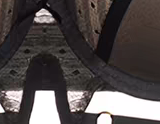
#> input picture templates/images/detail-bow.png, 160 x 124 px, found by its file name; its folder holds only this picture in this run
$ python wmsheet.py
#> lines starting #> are read from the running program, lines starting #| are printed output that depends on the picture
# -*- coding: utf-8 -*-
"""
wmsheet.py —— 「右下角对照拼图」：把素材目录里每张图的右下角裁出来排成一张图，供**人眼**目检第三方水印。

为什么需要它：
    电商供货图几乎都带供货方水印（常见形态：产品右下方背景上的白色半透明艺术字）。
    它在整页成品图上小到看不见，但在素材上明明白白 —— 所以判据只能是「逐张看右下角」。

为什么不能只靠自动检测：
    按「比周围亮」找亮簇的检测器，会被**大面积白色产品**喂成一片假阳性
    （白色文胸下缘、白色背景、高光全都命中），噪声高到无法作判据。
    自动检测只用来缩小范围，最终判据永远是这张对照拼图。

用法：
    python tools/wmsheet.py                        # 默认扫 images/
    python tools/wmsheet.py --dir images --out _work/probe/_wm_all.jpg
    python tools/wmsheet.py --x 0.60 --y 0.78      # 改取样窗口（默认右下 40%x22%）
    python tools/wmsheet.py --cols 6 --w 320 --h 200

输出：一张拼图，每格下方标注文件名。
"""
import argparse
import os
import sys

from PIL import Image, ImageDraw

EXT = (".jpg", ".jpeg", ".png", ".webp")


def main():
    ap = argparse.ArgumentParser()
    ap.add_argument("--dir", default="images")
    ap.add_argument("--out", default=os.path.join("_work", "probe", "_wm_all.jpg"))
    ap.add_argument("--x", type=float, default=0.60, help="取样窗口左边界（归一化）")
    ap.add_argument("--y", type=float, default=0.78, help="取样窗口上边界（归一化）")
    ap.add_argument("--cols", type=int, default=6)
    ap.add_argument("--w", type=int, default=320, help="每格宽")
    ap.add_argument("--h", type=int, default=200, help="每格高")
    a = ap.parse_args()

    if not os.path.isdir(a.dir):
        print("找不到目录：%s" % a.dir)
        return 2

    files = sorted(f for f in os.listdir(a.dir) if f.lower().endswith(EXT))
    if not files:
        print("目录里没有图片：%s" % a.dir)
        return 2

    tiles = []
    for f in files:
        try:
            im = Image.open(os.path.join(a.dir, f)).convert("RGB")
        except Exception as e:
            print("跳过 %s（%s）" % (f, e))
            continue
        W, H = im.size
#> W = 160; H = 124
        c = im.crop((int(a.x * W), int(a.y * H), W, H))
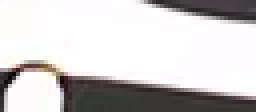
#> c: PIL image 64x28 RGB (shown 4 times larger); mean R, G, B 204.4, 201.2, 201.6
        s = min(a.w / c.width, a.h / c.height)
#> s = 5
        c = c.resize((max(1, round(c.width * s)), max(1, round(c.height * s))), Image.LANCZOS)
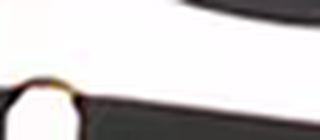
#> c: PIL image 320x140 RGB; mean R, G, B 204.1, 201.1, 201.4
        tiles.append((f, c))

    if not tiles:
        print("没有可用图片")
        return 2

    CW = max(t[1].width for t in tiles)
#> CW = 320
    CH = max(t[1].height for t in tiles)
#> CH = 140
    rows = (len(tiles) + a.cols - 1) // a.cols
#> rows = 1
    sheet = Image.new("RGB", (a.cols * (CW + 8) + 8, rows * (CH + 26) + 8), (250, 250, 250))
#> sheet: PIL image 1976x174 RGB; every value is 250
    d = ImageDraw.Draw(sheet)
    for i, (f, c) in enumerate(tiles):
        r, cc = divmod(i, a.cols)
        x, y = 8 + cc * (CW + 8), 8 + r * (CH + 26)
        sheet.paste(c, (x, y))
        d.rectangle([x - 1, y - 1, x + CW, y + CH], outline=(200, 200, 200))
        d.text((x + 2, y + CH + 6), f, fill=(10, 10, 10))
#> this loop made 1 pass
#> (f, r, cc, x, y) on pass 1: ('detail-bow.png', 0, 0, 8, 8)
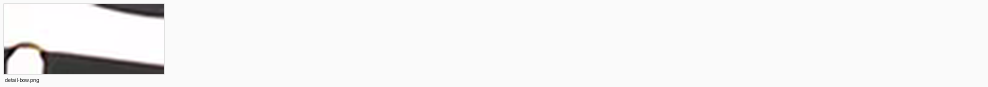
#> sheet: PIL image 1976x174 RGB (shown at 1/2 size); mean R, G, B 243.8, 243.4, 243.4

    os.makedirs(os.path.dirname(a.out), exist_ok=True)
    sheet.save(a.out, quality=90)
    print("%d 张 -> %s  %dx%d" % (len(tiles), a.out, sheet.width, sheet.height))
#| 1 张 -> _work/probe/_wm_all.jpg  1976x174
    print("→ 逐格目检：有没有和产品无关的「白色/浅色文字或标识」压在右下方。")
    return 0


if __name__ == "__main__":
    sys.exit(main())
#> (the program exits here)

$ run again, on templates/images/detail-wing.png
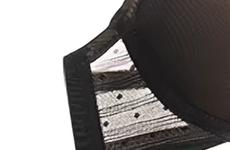
#> input picture templates/images/detail-wing.png, 230 x 150 px, found by its file name
#> in main, `c = c.resize((max(1, round(c.width * s)), max(1, round(c.height * s)))..`:
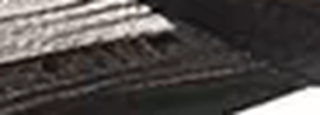
#> c: PIL image 320x115 RGB; mean R, G, B 80.6, 75.8, 73.5
#> CW = 320
#> CH = 115
#> rows = 1
#> the loop in main, `for i, (f, c) in enumerate(tiles):` made 1 pass
#> (f, r, cc, x, y) on pass 1: ('detail-wing.png', 0, 0, 8, 8)
#> after the loop in main, `for i, (f, c) in enumerate(tiles):`:
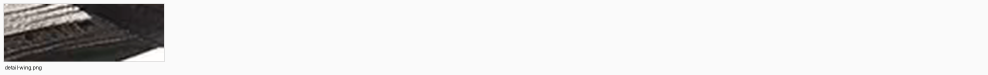
#> sheet: PIL image 1976x149 RGB (shown at 1/2 size); mean R, G, B 228.5, 227.9, 227.6
#| 1 张 -> _work/probe/_wm_all.jpg  1976x149
